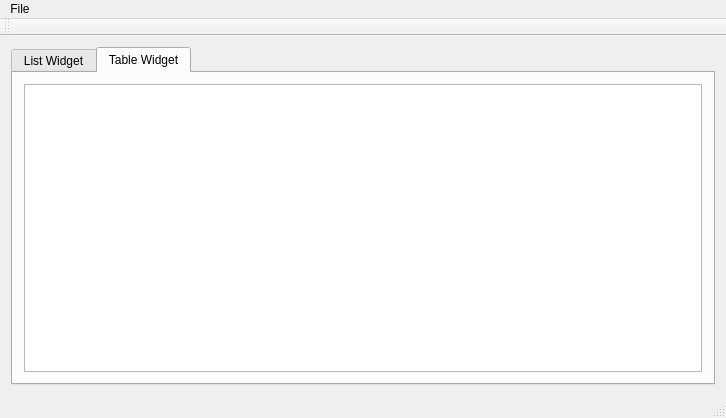
<?xml version="1.0" encoding="UTF-8"?>
<ui version="4.0">
 <class>MainWindow</class>
 <widget class="QMainWindow" name="MainWindow">
  <property name="geometry">
   <rect>
    <x>0</x>
    <y>0</y>
    <width>726</width>
    <height>418</height>
   </rect>
  </property>
  <property name="windowTitle">
   <string>MainWindow</string>
  </property>
  <widget class="QWidget" name="centralWidget">
   <layout class="QGridLayout" name="gridLayout">
    <item row="0" column="0">
     <widget class="QTabWidget" name="tabWidget">
      <property name="currentIndex">
       <number>1</number>
      </property>
      <widget class="QWidget" name="tab">
       <attribute name="title">
        <string>List Widget</string>
       </attribute>
       <layout class="QHBoxLayout" name="horizontalLayout_2">
        <item>
         <layout class="QHBoxLayout" name="horizontalLayout">
          <item>
           <widget class="QListWidget" name="listWidget">
            <property name="font">
             <font>
              <pointsize>13</pointsize>
             </font>
            </property>
           </widget>
          </item>
          <item>
           <layout class="QVBoxLayout" name="verticalLayout">
            <item>
             <widget class="QPushButton" name="pushButton_listWidget_add">
              <property name="text">
               <string>Add</string>
              </property>
             </widget>
            </item>
            <item>
             <widget class="QPushButton" name="pushButton_listWidget_remove">
              <property name="text">
               <string>Remove</string>
              </property>
             </widget>
            </item>
            <item>
             <widget class="QPushButton" name="pushButton_listWidget_rename">
              <property name="text">
               <string>Rename</string>
              </property>
             </widget>
            </item>
            <item>
             <widget class="QPushButton" name="pushButton_listWidget_removeAll">
              <property name="text">
               <string>Remove All</string>
              </property>
             </widget>
            </item>
            <item>
             <widget class="QPushButton" name="pushButton_listWidget_populate">
              <property name="text">
               <string>Populate</string>
              </property>
             </widget>
            </item>
           </layout>
          </item>
         </layout>
        </item>
       </layout>
      </widget>
      <widget class="QWidget" name="tab_2">
       <attribute name="title">
        <string>Table Widget</string>
       </attribute>
       <layout class="QHBoxLayout" name="horizontalLayout_3">
        <item>
         <widget class="QTableView" name="tableView"/>
        </item>
       </layout>
      </widget>
     </widget>
    </item>
   </layout>
  </widget>
  <widget class="QMenuBar" name="menuBar">
   <property name="geometry">
    <rect>
     <x>0</x>
     <y>0</y>
     <width>726</width>
     <height>22</height>
    </rect>
   </property>
   <widget class="QMenu" name="menuFile">
    <property name="title">
     <string>File</string>
    </property>
    <addaction name="actionAbout"/>
    <addaction name="separator"/>
    <addaction name="actionExit"/>
   </widget>
   <addaction name="menuFile"/>
  </widget>
  <widget class="QToolBar" name="mainToolBar">
   <attribute name="toolBarArea">
    <enum>TopToolBarArea</enum>
   </attribute>
   <attribute name="toolBarBreak">
    <bool>false</bool>
   </attribute>
  </widget>
  <widget class="QStatusBar" name="statusBar"/>
  <action name="actionAbout">
   <property name="text">
    <string>About</string>
   </property>
  </action>
  <action name="actionExit">
   <property name="text">
    <string>Exit</string>
   </property>
  </action>
 </widget>
 <layoutdefault spacing="6" margin="11"/>
 <resources/>
 <connections>
  <connection>
   <sender>actionExit</sender>
   <signal>triggered()</signal>
   <receiver>MainWindow</receiver>
   <slot>close()</slot>
   <hints>
    <hint type="sourcelabel">
     <x>-1</x>
     <y>-1</y>
    </hint>
    <hint type="destinationlabel">
     <x>387</x>
     <y>215</y>
    </hint>
   </hints>
  </connection>
 </connections>
</ui>
